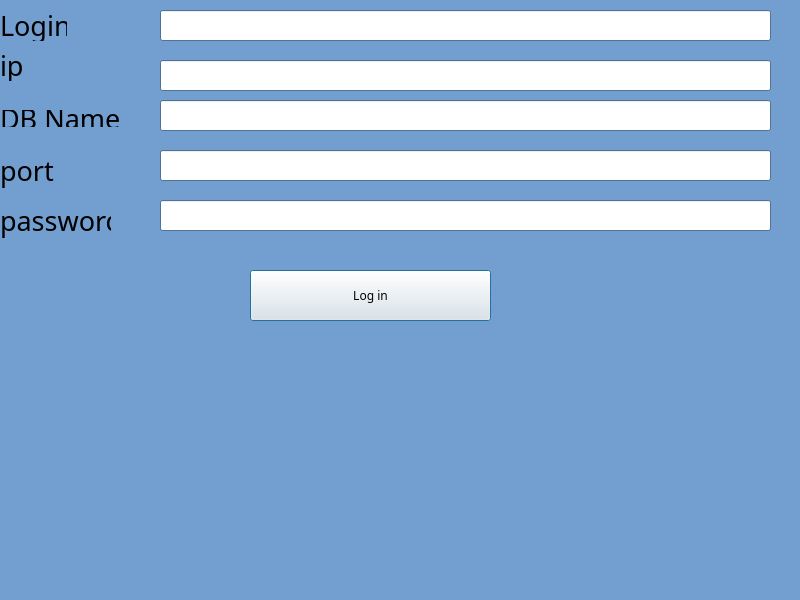
<?xml version="1.0" encoding="UTF-8"?>
<ui version="4.0">
 <class>Initialization</class>
 <widget class="QDialog" name="Initialization">
  <property name="geometry">
   <rect>
    <x>0</x>
    <y>0</y>
    <width>800</width>
    <height>600</height>
   </rect>
  </property>
  <property name="palette">
   <palette>
    <active>
     <colorrole role="WindowText">
      <brush brushstyle="SolidPattern">
       <color alpha="255">
        <red>0</red>
        <green>0</green>
        <blue>0</blue>
       </color>
      </brush>
     </colorrole>
     <colorrole role="Dark">
      <brush brushstyle="SolidPattern">
       <color alpha="255">
        <red>114</red>
        <green>159</green>
        <blue>207</blue>
       </color>
      </brush>
     </colorrole>
     <colorrole role="Text">
      <brush brushstyle="SolidPattern">
       <color alpha="255">
        <red>0</red>
        <green>0</green>
        <blue>0</blue>
       </color>
      </brush>
     </colorrole>
     <colorrole role="ButtonText">
      <brush brushstyle="SolidPattern">
       <color alpha="255">
        <red>0</red>
        <green>0</green>
        <blue>0</blue>
       </color>
      </brush>
     </colorrole>
     <colorrole role="Base">
      <brush brushstyle="SolidPattern">
       <color alpha="255">
        <red>255</red>
        <green>255</green>
        <blue>255</blue>
       </color>
      </brush>
     </colorrole>
     <colorrole role="Window">
      <brush brushstyle="SolidPattern">
       <color alpha="255">
        <red>114</red>
        <green>159</green>
        <blue>207</blue>
       </color>
      </brush>
     </colorrole>
     <colorrole role="PlaceholderText">
      <brush brushstyle="SolidPattern">
       <color alpha="128">
        <red>0</red>
        <green>0</green>
        <blue>0</blue>
       </color>
      </brush>
     </colorrole>
    </active>
    <inactive>
     <colorrole role="WindowText">
      <brush brushstyle="SolidPattern">
       <color alpha="255">
        <red>0</red>
        <green>0</green>
        <blue>0</blue>
       </color>
      </brush>
     </colorrole>
     <colorrole role="Dark">
      <brush brushstyle="SolidPattern">
       <color alpha="255">
        <red>114</red>
        <green>159</green>
        <blue>207</blue>
       </color>
      </brush>
     </colorrole>
     <colorrole role="Text">
      <brush brushstyle="SolidPattern">
       <color alpha="255">
        <red>0</red>
        <green>0</green>
        <blue>0</blue>
       </color>
      </brush>
     </colorrole>
     <colorrole role="ButtonText">
      <brush brushstyle="SolidPattern">
       <color alpha="255">
        <red>0</red>
        <green>0</green>
        <blue>0</blue>
       </color>
      </brush>
     </colorrole>
     <colorrole role="Base">
      <brush brushstyle="SolidPattern">
       <color alpha="255">
        <red>255</red>
        <green>255</green>
        <blue>255</blue>
       </color>
      </brush>
     </colorrole>
     <colorrole role="Window">
      <brush brushstyle="SolidPattern">
       <color alpha="255">
        <red>114</red>
        <green>159</green>
        <blue>207</blue>
       </color>
      </brush>
     </colorrole>
     <colorrole role="PlaceholderText">
      <brush brushstyle="SolidPattern">
       <color alpha="128">
        <red>0</red>
        <green>0</green>
        <blue>0</blue>
       </color>
      </brush>
     </colorrole>
    </inactive>
    <disabled>
     <colorrole role="WindowText">
      <brush brushstyle="SolidPattern">
       <color alpha="255">
        <red>114</red>
        <green>159</green>
        <blue>207</blue>
       </color>
      </brush>
     </colorrole>
     <colorrole role="Dark">
      <brush brushstyle="SolidPattern">
       <color alpha="255">
        <red>114</red>
        <green>159</green>
        <blue>207</blue>
       </color>
      </brush>
     </colorrole>
     <colorrole role="Text">
      <brush brushstyle="SolidPattern">
       <color alpha="255">
        <red>114</red>
        <green>159</green>
        <blue>207</blue>
       </color>
      </brush>
     </colorrole>
     <colorrole role="ButtonText">
      <brush brushstyle="SolidPattern">
       <color alpha="255">
        <red>114</red>
        <green>159</green>
        <blue>207</blue>
       </color>
      </brush>
     </colorrole>
     <colorrole role="Base">
      <brush brushstyle="SolidPattern">
       <color alpha="255">
        <red>114</red>
        <green>159</green>
        <blue>207</blue>
       </color>
      </brush>
     </colorrole>
     <colorrole role="Window">
      <brush brushstyle="SolidPattern">
       <color alpha="255">
        <red>114</red>
        <green>159</green>
        <blue>207</blue>
       </color>
      </brush>
     </colorrole>
     <colorrole role="PlaceholderText">
      <brush brushstyle="SolidPattern">
       <color alpha="128">
        <red>0</red>
        <green>0</green>
        <blue>0</blue>
       </color>
      </brush>
     </colorrole>
    </disabled>
   </palette>
  </property>
  <property name="font">
   <font>
    <family>Rasa</family>
    <italic>false</italic>
   </font>
  </property>
  <property name="windowTitle">
   <string>Dialog</string>
  </property>
  <widget class="QLineEdit" name="lineEdit_login">
   <property name="geometry">
    <rect>
     <x>160</x>
     <y>10</y>
     <width>611</width>
     <height>31</height>
    </rect>
   </property>
  </widget>
  <widget class="QLabel" name="label">
   <property name="geometry">
    <rect>
     <x>0</x>
     <y>10</y>
     <width>67</width>
     <height>31</height>
    </rect>
   </property>
   <property name="font">
    <font>
     <family>Rasa</family>
     <pointsize>20</pointsize>
     <italic>false</italic>
    </font>
   </property>
   <property name="frameShape">
    <enum>QFrame::NoFrame</enum>
   </property>
   <property name="text">
    <string>Login</string>
   </property>
  </widget>
  <widget class="QLabel" name="label_3">
   <property name="geometry">
    <rect>
     <x>0</x>
     <y>150</y>
     <width>67</width>
     <height>41</height>
    </rect>
   </property>
   <property name="font">
    <font>
     <family>Rasa</family>
     <pointsize>20</pointsize>
     <italic>false</italic>
    </font>
   </property>
   <property name="frameShape">
    <enum>QFrame::NoFrame</enum>
   </property>
   <property name="text">
    <string>port</string>
   </property>
  </widget>
  <widget class="QLabel" name="label_4">
   <property name="geometry">
    <rect>
     <x>0</x>
     <y>110</y>
     <width>121</width>
     <height>17</height>
    </rect>
   </property>
   <property name="font">
    <font>
     <family>Rasa</family>
     <pointsize>20</pointsize>
     <italic>false</italic>
    </font>
   </property>
   <property name="frameShape">
    <enum>QFrame::NoFrame</enum>
   </property>
   <property name="text">
    <string>DB Name</string>
   </property>
  </widget>
  <widget class="QLabel" name="label_5">
   <property name="geometry">
    <rect>
     <x>0</x>
     <y>50</y>
     <width>67</width>
     <height>31</height>
    </rect>
   </property>
   <property name="font">
    <font>
     <family>Rasa</family>
     <pointsize>20</pointsize>
     <italic>false</italic>
    </font>
   </property>
   <property name="frameShape">
    <enum>QFrame::NoFrame</enum>
   </property>
   <property name="text">
    <string>ip</string>
   </property>
  </widget>
  <widget class="QLabel" name="label_6">
   <property name="geometry">
    <rect>
     <x>0</x>
     <y>200</y>
     <width>111</width>
     <height>41</height>
    </rect>
   </property>
   <property name="font">
    <font>
     <family>Rasa</family>
     <pointsize>20</pointsize>
     <italic>false</italic>
    </font>
   </property>
   <property name="frameShape">
    <enum>QFrame::NoFrame</enum>
   </property>
   <property name="text">
    <string>password</string>
   </property>
  </widget>
  <widget class="QLineEdit" name="lineEdit_ip">
   <property name="geometry">
    <rect>
     <x>160</x>
     <y>60</y>
     <width>611</width>
     <height>31</height>
    </rect>
   </property>
  </widget>
  <widget class="QLineEdit" name="lineEdit_db_name">
   <property name="geometry">
    <rect>
     <x>160</x>
     <y>100</y>
     <width>611</width>
     <height>31</height>
    </rect>
   </property>
  </widget>
  <widget class="QLineEdit" name="lineEdit_port">
   <property name="geometry">
    <rect>
     <x>160</x>
     <y>150</y>
     <width>611</width>
     <height>31</height>
    </rect>
   </property>
   <property name="text">
    <string/>
   </property>
  </widget>
  <widget class="QLineEdit" name="lineEdit_password">
   <property name="geometry">
    <rect>
     <x>160</x>
     <y>200</y>
     <width>611</width>
     <height>31</height>
    </rect>
   </property>
   <property name="text">
    <string/>
   </property>
  </widget>
  <widget class="QLabel" name="errrlab">
   <property name="geometry">
    <rect>
     <x>40</x>
     <y>310</y>
     <width>621</width>
     <height>41</height>
    </rect>
   </property>
   <property name="palette">
    <palette>
     <active>
      <colorrole role="Text">
       <brush brushstyle="SolidPattern">
        <color alpha="255">
         <red>239</red>
         <green>41</green>
         <blue>41</blue>
        </color>
       </brush>
      </colorrole>
      <colorrole role="PlaceholderText">
       <brush brushstyle="NoBrush">
        <color alpha="128">
         <red>239</red>
         <green>41</green>
         <blue>41</blue>
        </color>
       </brush>
      </colorrole>
     </active>
     <inactive>
      <colorrole role="Text">
       <brush brushstyle="SolidPattern">
        <color alpha="255">
         <red>239</red>
         <green>41</green>
         <blue>41</blue>
        </color>
       </brush>
      </colorrole>
      <colorrole role="PlaceholderText">
       <brush brushstyle="NoBrush">
        <color alpha="128">
         <red>239</red>
         <green>41</green>
         <blue>41</blue>
        </color>
       </brush>
      </colorrole>
     </inactive>
     <disabled>
      <colorrole role="Text">
       <brush brushstyle="SolidPattern">
        <color alpha="255">
         <red>114</red>
         <green>159</green>
         <blue>207</blue>
        </color>
       </brush>
      </colorrole>
      <colorrole role="PlaceholderText">
       <brush brushstyle="NoBrush">
        <color alpha="128">
         <red>239</red>
         <green>41</green>
         <blue>41</blue>
        </color>
       </brush>
      </colorrole>
     </disabled>
    </palette>
   </property>
   <property name="font">
    <font>
     <family>Rasa</family>
     <pointsize>20</pointsize>
     <italic>false</italic>
    </font>
   </property>
   <property name="frameShape">
    <enum>QFrame::NoFrame</enum>
   </property>
   <property name="text">
    <string/>
   </property>
  </widget>
  <widget class="QPushButton" name="pb">
   <property name="enabled">
    <bool>true</bool>
   </property>
   <property name="geometry">
    <rect>
     <x>250</x>
     <y>270</y>
     <width>241</width>
     <height>51</height>
    </rect>
   </property>
   <property name="autoFillBackground">
    <bool>false</bool>
   </property>
   <property name="text">
    <string>Log in</string>
   </property>
  </widget>
 </widget>
 <resources/>
 <connections/>
</ui>
